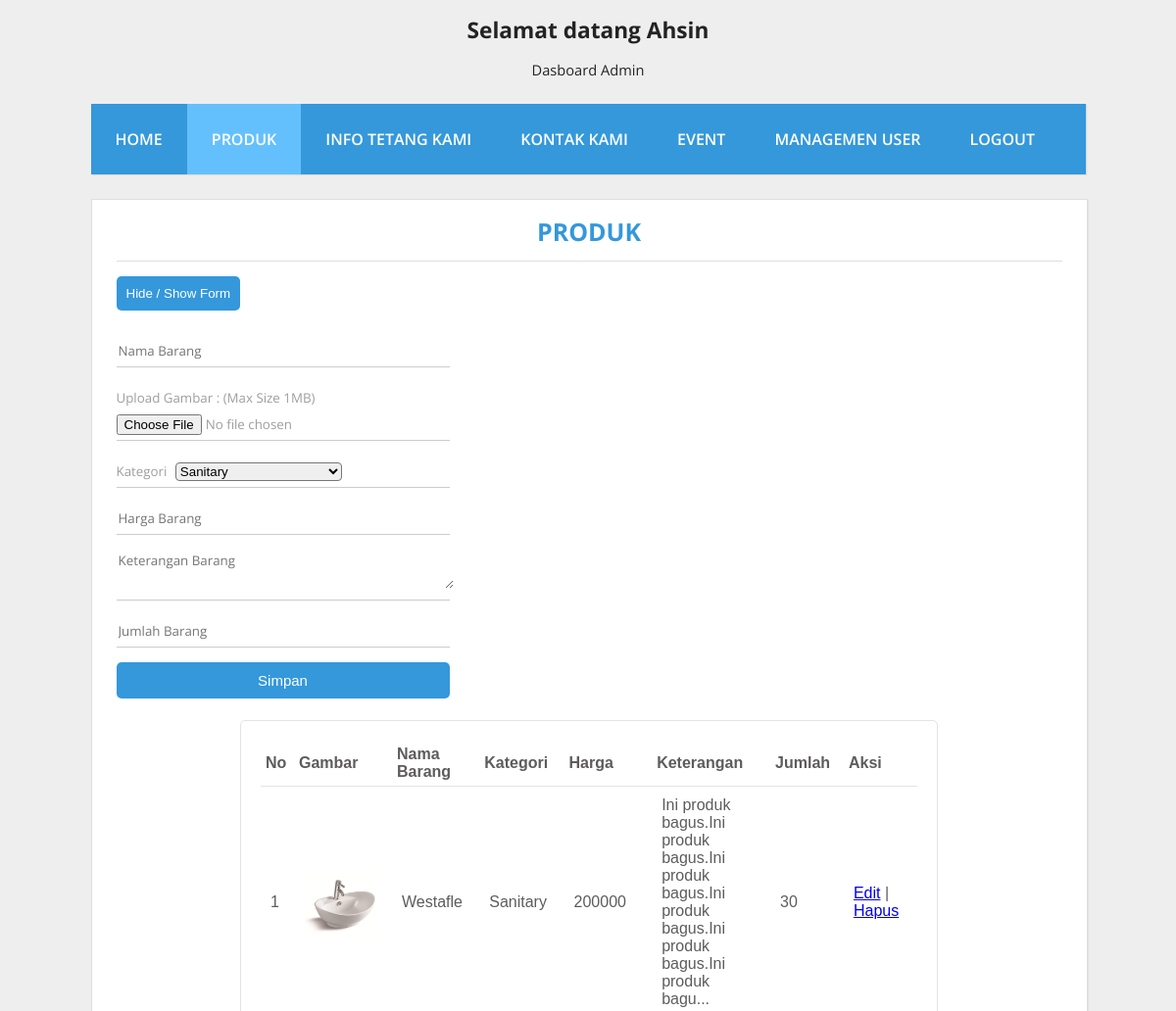
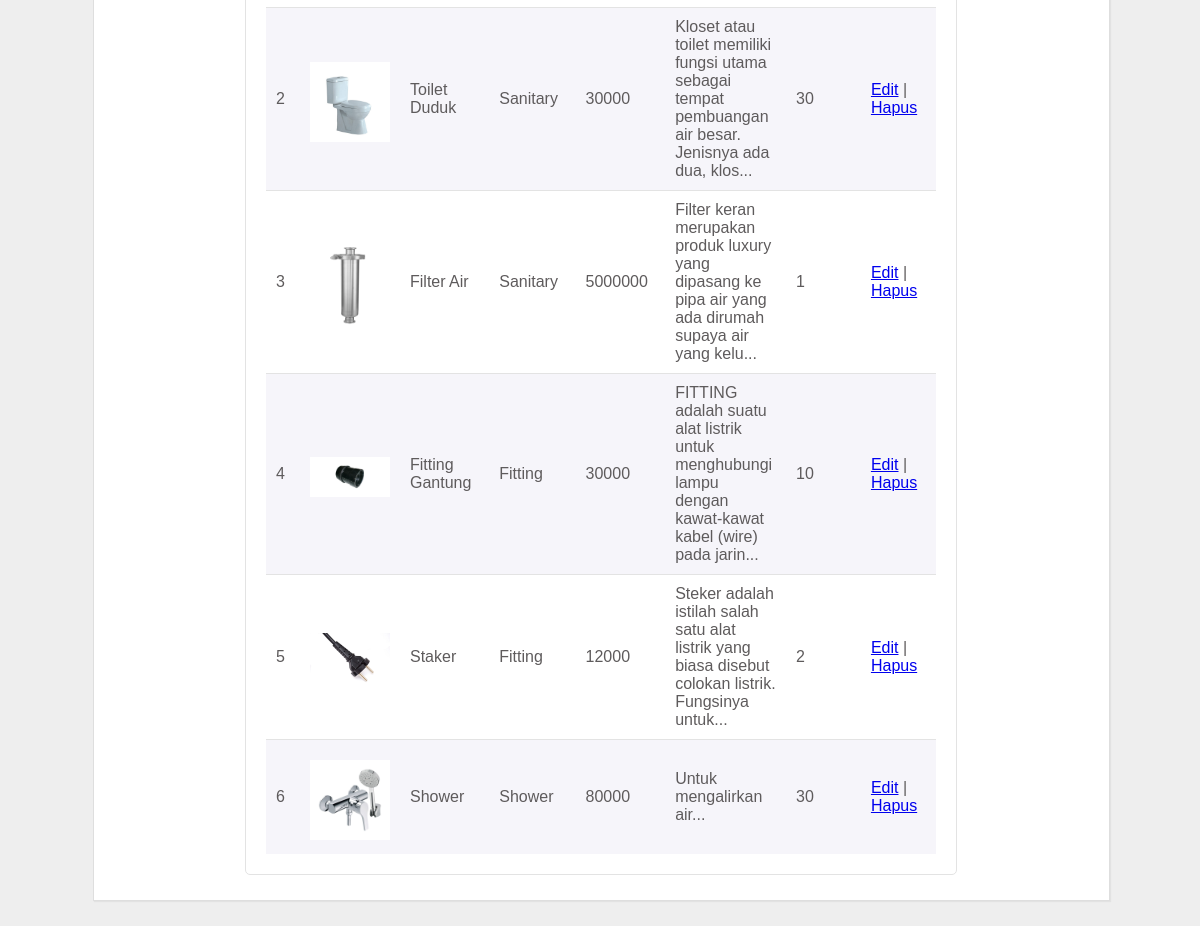
Screenshot of /Admin/produk.php (signed in) with the database file from the repository (2 pictures, top to bottom).
### tables this page shows
CREATE TABLE IF NOT EXISTS `produk` (
  `id` int(11) NOT NULL AUTO_INCREMENT,
  `namaB` varchar(155) NOT NULL,
  `gambar` varchar(155) NOT NULL,
  `kategori` text NOT NULL,
  `harga` int(11) NOT NULL,
  `keterangan` text NOT NULL,
  `stok` int(11) NOT NULL,
  PRIMARY KEY (`id`)
);

### Admin/produk.php (the view, shortened to what this page needs)
<!DOCTYPE html>
<html>
<head>
	<link rel="stylesheet" type="text/css" href="assets/css/produk.css">
</head>
<body>
	<header>
		<h1 class="judul">Selamat datang <?php echo $_SESSION['username'];?></h1>
		<p class="deskripsi">Dasboard Admin</p>
	</header>
	<div class="wrap">
		<nav class="menu">
			<ul>
				<li>
					<a href="dashboard.php">Home</a>
				</li>
				<li>
					<a href="produk.php" class="aktif">Produk</a>
				</li>
				<li>
					<a href="info.php">Info Tetang Kami</a>
				</li>
				<li>
					<a href="kontak.php">Kontak Kami</a>
				</li>
				<li>
					<a href="event.php">Event</a>
				</li>
				<li>
					<a href="user.php">Managemen User</a>
				</li>
				<li>
					<a href="konfigurasi/logout.php">Logout</a>
				</li>
			</ul>
		</nav>
		<div class="bkonten">
			<div class="konten">
				<div class="post-info">
					<b><center>Produk</center></b>
					<hr>
				</div>
				<button class="tombol" onclick="myFunction()" >Hide / Show Form</button>
					<div id="myDIV">
						<form method="post" action="konfigurasi/TProduk.php" class="login-form" enctype="multipart/form-data">
							<div class="input-container">
								<input type="text" class="input" name="namaBarang" placeholder="Nama Barang"/>
							</div>
							<div class="input-container">
								<label>Upload Gambar : (Max Size 1MB)</label>
								<input type="file" class="input" name="file"/>
							</div>
							<div class="input-container">
								<label>Kategori </label>
								<select name="kategori">
									<?php
										require_once("konfigurasi/koneksi.php");
										$query=mysqli_query($con,"SELECT * FROM Kategori");
										while ($data=mysqli_fetch_array($query)) {
									?>
									<option values="<?php echo $data['nama'];?>"><?php echo $data['nama'];?></option>
								<?php
								}?>
								</select>
							</div>
							<div class="input-container">
								<input type="number" class="input" name="harga" placeholder="Harga Barang"/>
							</div>
							<div class="input-container">
								<textarea class="input" placeholder="Keterangan Barang" name="ket"></textarea>
							</div>
							<div class="input-container">
								<input type="number" class="input" name="jml" placeholder="Jumlah Barang"/>
							</div>
							<input type="submit" name="upload"class="button" value="Simpan">
						</form>
						<br>
					</div>
				<center>
				<div id="outtable">
				  <table>
				  	<thead>
				  		<tr>
				  			<th class="short">No</th>
				  			<th class="short">Gambar</th>
				  			<th class="normal">Nama Barang</th>
				  			<th class="normal">Kategori</th>
				  			<th class="normal">Harga</th>
				  			<th class="normal">Keterangan</th>
				  			<th class="normal">Jumlah</th>
				  			<th class="normal">Aksi</th>
				  		</tr>
				  	</thead>
				  	<tbody>
				  		<?php
							require_once("konfigurasi/koneksi.php");
							$query=mysqli_query($con,"SELECT * FROM produk");
							$no=1;
							while ($data=mysqli_fetch_array($query)) {
						?>
				  		<tr>
				  			<td><?php echo $no;?></td>
				  			<td><img class="gmb"src="<?php echo "file/".$data['gambar']; ?>"></td>
				  			<td><?php echo $data['namaB'];?></td>
				  			<td><?php echo $data['kategori'];?></td>
				  			<td><?php echo $data['harga'];?></td>
				  			<td><?php echo substr($data['keterangan'],0,100);?>...</td>
				  			<td><?php echo $data['stok'];?></td>
				  			<td>
				  				<a href="FEProduk.php?id=<?php echo $data['id'];?>">Edit</a> |<a href="konfigurasi/HProduk.php?id=<?php echo $data['id'];?>"> Hapus</a></td>
				  		</tr>
						 <?php
							$no++;
			        	}?>
				  	</tbody>
				  </table>
				</div>
				</center>
			</div>
		</div>
	</div>
</body>
</html>

### Admin/assets/css/produk.css (style rules this page uses)
body { background: #eee; margin:0; font-family: 'Open Sans', sans-serif; }
hr { border:0; background:#dedede; height:1px; }
header { text-align: center; color: #232323; }
header .judul { font-size: 17pt; }
header .deskripsi { font-size: 11pt; }
.wrap { width: 1015px; margin:25px auto; }
nav.menu ul { overflow:hidden; color:#fff; list-style: none; float:left; padding:0; width: 1015px; margin:0 0 0; background:#3498db; -webkit-box-shadow: 1px 1px 1px 0px rgba(204,204,204,0.55); -moz-box-shadow: 1px 1px 1px 0px rgba(204,204,204,0.55); box-shadow: 1px 1px 1px 0px rgba(204,204,204,0.55); }
nav.menu ul li { margin:0; float:left; }
nav.menu ul a { padding:25px; display:block; font-weight:600; font-size: 16px; color:#fff; text-transform: uppercase; transition: all 0.5s ease; text-decoration: none; }
.aktif { background: #64c0fd; }
.bkonten { float:left; }
.konten { width:965px; padding:25px; margin:25px auto; background: #fff; border:1px solid #dedede; -webkit-box-shadow: 1px 1px 1px 0px rgba(204,204,204,0.35); -moz-box-shadow: 1px 1px 1px 0px rgba(204,204,204,0.35); box-shadow: 1px 1px 1px 0px rgba(204,204,204,0.35); }
.konten img { min-width: 70px; margin:10px 0 0 0; max-width: 80px; }
.login-form .input-container { border-bottom: 1px solid #CCCCCC; margin-top: 15px; font-size: 20px; font-family: 'Open Sans', sans-serif; color: #9e9e9e; padding-bottom: 5px; width: 340px; }
.login-form .input { border: 0; width: 100%; font-family: 'Open Sans', sans-serif; }
textarea { font-family: 'Open Sans', sans-serif; }
.login-form .button { margin-top: 15px; background: #3498db; border-radius: 5px; border: none; width: 340px; color: #FFFFFF; padding: 10px; font-size: 15px; transition: background .3s; }
label { font-size: 10pt; }
select { width: 50%; margin-left: 5px; border-radius: 4px; }
.post-info { color: #3498db; font-size: 25px; margin: -10px 0 15px; text-transform: uppercase; }
.tombol { padding: 10px; background: #3498db; border: none; border-radius: 5px; color: white; margin-bottom: 10px; }
#outtable { padding: 20px; border:1px solid #e3e3e3; width:670px; border-radius: 5px; }
.short { width: 50px; }
.normal { width: 150px; }
table { border-collapse: collapse; font-family: arial; color:#5E5B5C; }
thead th { text-align: left; padding: 5px; }
tbody td { border-top: 1px solid #e3e3e3; padding: 10px; }
tbody tr:nth-child(even) { background: #F6F5FA; }

### rows the page displays
produk: gambar (picture), namaB "Westafle", kategori "Sanitary", harga "200000", keterangan "Ini produk bagus.Ini produk bagus.Ini produk bagus.Ini produk bagus.Ini produk bagus.Ini produk bagu", stok "30"
produk: gambar (picture), namaB "Toilet Duduk", kategori "Sanitary", harga "30000", keterangan "Kloset atau toilet memiliki fungsi utama sebagai tempat pembuangan air besar. Jenisnya ada dua, klos", stok "30"
produk: gambar (picture), namaB "Filter Air", kategori "Sanitary", harga "5000000", keterangan "Filter keran merupakan produk luxury yang dipasang ke pipa air yang ada dirumah supaya air yang kelu", stok "1"
produk: gambar (placeholder picture), namaB "Fitting Gantung", kategori "Fitting", harga "30000", keterangan "FITTING adalah suatu alat listrik untuk menghubungi lampu dengan kawat-kawat kabel (wire) pada jarin", stok "10"
produk: gambar (picture), namaB "Staker", kategori "Fitting", harga "12000", keterangan "Steker adalah istilah salah satu alat listrik yang biasa disebut colokan listrik. Fungsinya untuk", stok "2"
produk: gambar (picture), namaB "Shower", kategori "Shower", harga "80000", keterangan "Untuk mengalirkan air", stok "30"

### other values shown
$_SESSION['username'] "Ahsin"
form field kategori "Sanitary"
